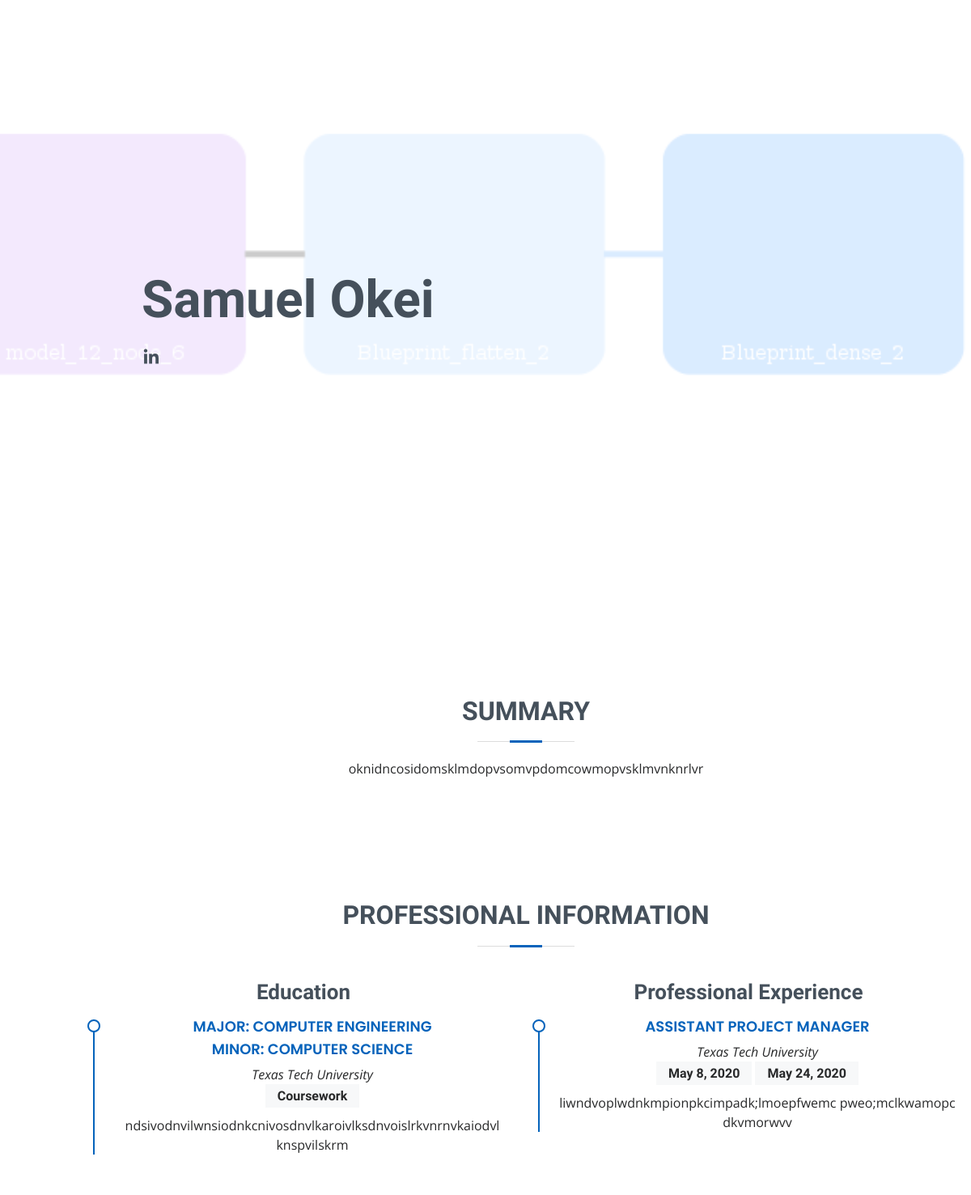
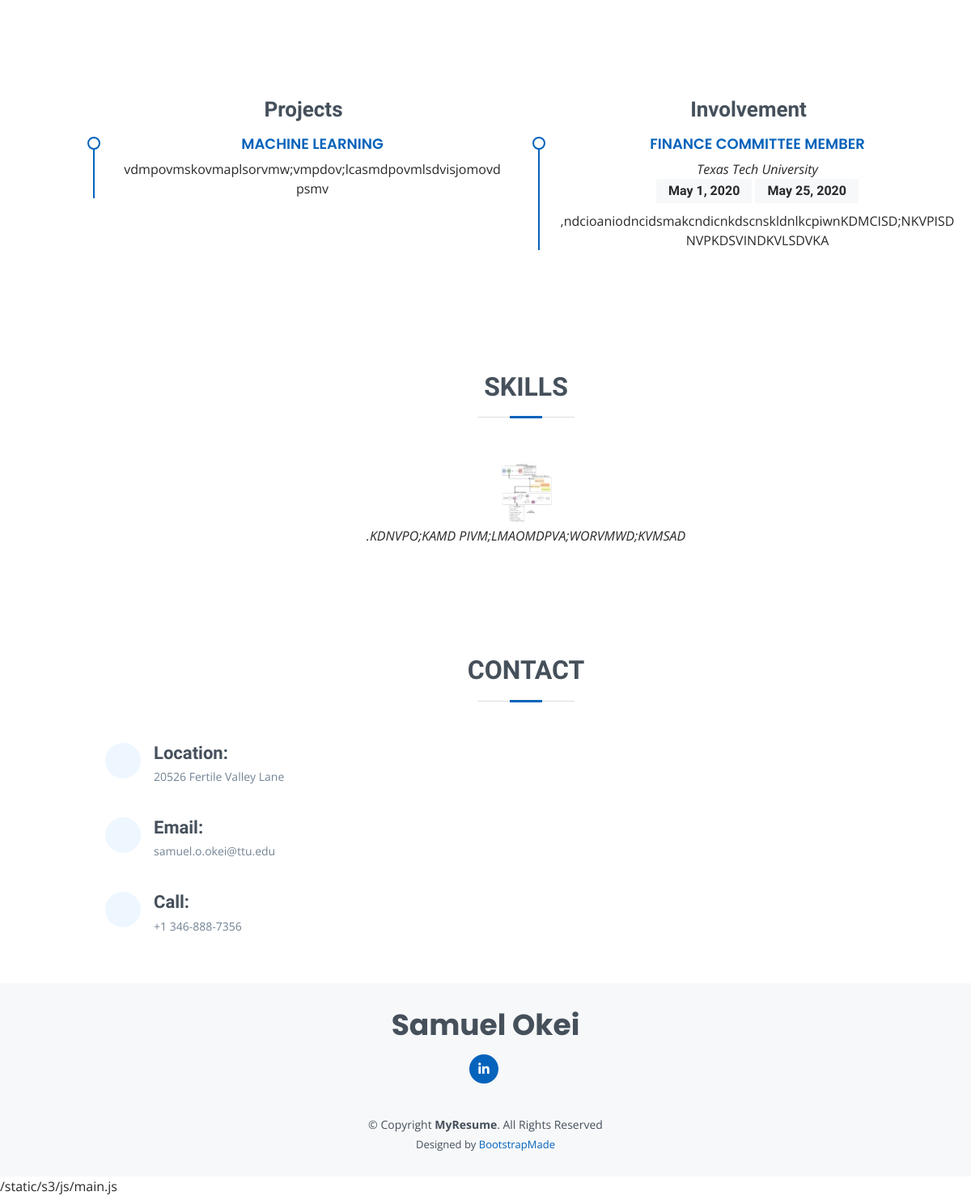
Page /1/template (signed in) on the committed database (2 pictures, top to bottom).
### resume/models.py (models this page shows)
class PersonalInfoModel(models.Model):
    user=models.ForeignKey(User,on_delete=models.CASCADE)
    profile_image = models.ImageField(blank=True, default="")
    balanced_image = models.ImageField(blank=True, default="")
    Profile = models.TextField( verbose_name="Profile")
    Name=models.CharField(max_length=30, default="")
    Number=models.IntegerField(default="")
    Email=models.EmailField(default="")
    Address=models.CharField(max_length=150,default="")
    LinkedIn=models.CharField(max_length=50,default="")
    object=ModelQuerySet.as_manager()

class EducationModel(models.Model):
    user=models.ForeignKey(User,on_delete=models.CASCADE)
    School=models.CharField(max_length=50)
    Major=models.CharField(max_length=30)
    Minor=models.CharField(max_length=30, default="")
    Coursework=models.TextField( verbose_name="Course Work")
    object=ModelQuerySet.as_manager()

class ExperienceModel(models.Model):
    user=models.ForeignKey(User,on_delete=models.CASCADE)
    Organization=models.CharField(max_length=50)
    Startdate=models.DateField(verbose_name="Start Date")
    Enddate=models.DateField(verbose_name="End Date")
    Role=models.CharField(max_length=50)
    Information=models.TextField( verbose_name="Details")
    object=ModelQuerySet.as_manager()

class ProjectModel(models.Model):
    user=models.ForeignKey(User,on_delete=models.CASCADE)
    Title=models.CharField(max_length=30,default="")
    Infromation=models.TextField(default="", verbose_name="Details")
    object=ModelQuerySet.as_manager()

class InvolvementModel(models.Model):
    user=models.ForeignKey(User,on_delete=models.CASCADE)
    Organization=models.CharField(max_length=50)
    Startdate=models.DateField(verbose_name="Start Date")
    Enddate=models.DateField(verbose_name="End Date")
    Role=models.CharField(max_length=50)
    Information=models.TextField( verbose_name= "Details")
    object=ModelQuerySet.as_manager()

class SkillModel(models.Model):
    user=models.ForeignKey(User,on_delete=models.CASCADE)
    Information=models.TextField(verbose_name= "Details")
    object=ModelQuerySet.as_manager()

### resume/views.py (the view)
# urls.py: re_path(r'^(?P<user_username>\w+)/template$',template, name="template"),
def template(request, user_username):
    person = PersonalInfoModel.object.filter(user = request.user)
    numberst = str(person.values()[0]['Number'])
    number1 = numberst[0:3]
    number2 = numberst[3:6]
    number3 = numberst[6:10]
    education = EducationModel.object.filter(user = request.user)
    experience = ExperienceModel.object.filter(user = request.user)
    project = ProjectModel.object.filter(user = request.user)
    involve = InvolvementModel.object.filter(user = request.user)
    skill = SkillModel.object.filter(user = request.user)
    template = TemplateModel.object.filter(user = request.user)
    t = TemplateModel.object.filter(user = request.user).values()[0]['Temp']
    return render(request, t+"/index.html", {'education':education,
                                                    'experience':experience,
                                                    'proj':project,
                                                    'involve':involve,
                                                    'person':person,
                                                    'skill':skill,
                                                    'temp':template,
                                                    'number1':number1,
                                                    'number2':number2,
                                                    'number3':number3,})

### resume/templates/office/index.html (shortened to what this page needs)
{% load static %}
<!DOCTYPE html>
<html lang="en">
<head>
  <link href="{% static 's3/vendor/bootstrap/css/bootstrap.min.css' %}" rel="stylesheet">
  <link href="{% static 's3/vendor/icofont/icofont.min.css' %}" rel="stylesheet">
  <link href="{% static 's3/vendor/boxicons/css/boxicons.min.css' %}" rel="stylesheet">
  <link href="{% static 's3/vendor/venobox/venobox.css' %}" rel="stylesheet">
  <link href="{% static 's3/vendor/owl.carousel/assets/owl.carousel.min.css' %}" rel="stylesheet">
  <link href="{% static 's3/vendor/aos/aos.css' %}" rel="stylesheet">
  <link href="{% static 's3/css/style.css' %}" rel="stylesheet">
</head>
<body>
  {% for p in person %}
  <section style="background-image: url( {{p.balanced_image.url}} );" id="hero" class="d-flex flex-column justify-content-center">
    <div class="container" data-aos="zoom-in" data-aos-delay="100">
      <h1> {{p.Name}} </h1>
      <div class="social-links">
        <a href=" {{p.LinkedIn}} " class="linkedin"><i class="bx bxl-linkedin"></i></a>
      </div>
    </div>
  </section>
  {% endfor %}
  <main id="main">
    <section id="about" class="about">
      <div class="container" data-aos="fade-up">
        {% for p in person %}
        <div class="section-title">
          <h2>Summary</h2>
          <p> {{p.Profile}} </p>
        </div>
        {% endfor %}
      </div>
    </section>
    <section id="resume" class="resume">
      <div class="container" data-aos="fade-up">
        <div class="section-title">
          <h2> Professional Information </h2>
        <div class="row">
          <div class="col-lg-6">
            <h3 class="resume-title">Education</h3>
            {% for e in education %}
            <div class="resume-item">
              <h4>Major: {{e.Major}} </h4>
              <h4>Minor: {{e.Minor}} </h4>
              <p><em> {{e.School}} </em></p>
              <h5> Coursework </h5>
              <div class="container">
                <p style = "word-break: break-all;">{{e.Coursework}}</p>
              </div>
            </div>
            {% endfor %}
          </div>
          <div class="col-lg-6">
            <h3 class="resume-title">Professional Experience</h3>
            {% for e in experience %}
            <div class="resume-item">
              <h4> {{e.Role}} </h4>
              <p><em> {{e.Organization}} </em></p>
              <h5> {{e.Startdate}} </h5>
              <h5> {{e.Enddate}} </h5>
              <p style = "word-break: break-all;"> {{e.Information}} </p>
            </div>
            {% endfor %}
          </div>
        </div>
      </div>
    </section>
    <section id="resume" class="resume">
      <div class="container" data-aos="fade-up">
        <div class="section-title">
        <div class="row">
          <div class="col-lg-6">
            <h3 class="resume-title">Projects</h3>
            {% for e in proj %}
            <div class="resume-item">
              <h4> {{e.Title}} </h4>
              <div class="container">
                <p style = "word-break: break-all;">{{e.Infromation}}</p>
              </div>
            </div>
            {% endfor %}
          </div>
          <div class="col-lg-6">
            <h3 class="resume-title"> Involvement </h3>
            {% for e in involve %}
            <div class="resume-item">
              <h4> {{e.Role}} </h4>
              <p><em> {{e.Organization}} </em></p>
              <h5> {{e.Startdate}} </h5>
              <h5> {{e.Enddate}} </h5>
              <p style = "word-break: break-all;"> {{e.Information}} </p>
            </div>
            {% endfor %}
          </div>
        </div>
      </div>
    </section>
    <section id="testimonials" class="testimonials section-bg">
      <div class="container" data-aos="fade-up">
        <div class="section-title">
          <h2>Skills</h2>
        </div>
        {% for s in skill %}
        <div class="owl-carousel testimonials-carousel" data-aos="zoom-in" data-aos-delay="100">
          <div class="testimonial-item">
            {% for p in person  %}
            <img src="{{ p.profile_image.url}}" class="testimonial-img" alt="">
            {% endfor %}
            <p>{{s.Information}}</p>
          </div>
        </div>
        {% endfor %}
      </div>
    </section>
    <section id="contact" class="contact">
      <div class="container" data-aos="fade-up">
        <div class="section-title">
          <h2>Contact</h2>
        </div>
        {% for p in person %}
        <div class="info">
              <div class="address col-4">
                <i class="icofont-google-map"></i>
                <h4>Location:</h4>
                <p> {{p.Address}} </p>
              </div>
              <div class="email col-4">
                <i class="icofont-envelope"></i>
                <h4>Email:</h4>
                <p> {{p.Email}} </p>
              </div>
              <div class="phone col-4">
                <i class="icofont-phone"></i>
                <h4>Call:</h4>
                <p> +1 {{number1}}-{{number2}}-{{number3}} </p>
              </div>
          </div>
          {% endfor %}
      </div>
    </section>
  </main>
  {% for p in person  %}
  <footer id="footer">
    <div class="container">
      <h3> {{p.Name}} </h3>
           <div class="social-links">
        <a href=" {{p.LinkedIn}} " class="linkedin"><i class="bx bxl-linkedin"></i></a>
      </div>
      <div class="copyright">
        &copy; Copyright <strong><span>MyResume</span></strong>. All Rights Reserved
      </div>
      <div class="credits">
        Designed by <a href="https://bootstrapmade.com/">BootstrapMade</a>
      </div>
    </div>
  </footer>
  {% endfor %}
  {% static 's3/js/main.js' %}
</body>

### resume/static/s3/css/style.css (style rules this page uses)
body { font-family: "Open Sans", sans-serif; color: #272829; }
a { color: #0563bb; }
h1, h2, h3, h4, h5, h6 { font-family: "Raleway", sans-serif; }
@media (min-width: 992px) { #main { margin-left: 100px; } }
#hero { width: 100%; height: 100vh; background: url("../img/hero-bg.jpg") top right no-repeat; background-size: cover; position: relative; }
@media (min-width: 992px) { #hero { padding-left: 160px; } }
#hero:before { content: ""; background: rgba(255, 255, 255, 0.8); position: absolute; bottom: 0; top: 0; left: 0; right: 0; }
#hero h1 { margin: 0; font-size: 64px; font-weight: 700; line-height: 56px; color: #45505b; }
#hero .social-links { margin-top: 30px; }
#hero .social-links a { font-size: 24px; display: inline-block; color: #45505b; line-height: 1; margin-right: 20px; transition: 0.3s; }
section { padding: 60px 0; overflow: hidden; }
.section-title { text-align: center; padding-bottom: 30px; }
.section-title h2 { font-size: 32px; font-weight: bold; text-transform: uppercase; margin-bottom: 20px; padding-bottom: 20px; position: relative; color: #45505b; }
.section-title h2::before { content: ''; position: absolute; display: block; width: 120px; height: 1px; background: #ddd; bottom: 1px; left: calc(50% - 60px); }
.section-title h2::after { content: ''; position: absolute; display: block; width: 40px; height: 3px; background: #0563bb; bottom: 0; left: calc(50% - 20px); }
.section-title p { margin-bottom: 0; }
.resume .resume-title { font-size: 26px; font-weight: 700; margin-top: 20px; margin-bottom: 20px; color: #45505b; }
.resume .resume-item { padding: 0 0 20px 20px; margin-top: -2px; border-left: 2px solid #0563bb; position: relative; }
.resume .resume-item h4 { line-height: 18px; font-size: 18px; font-weight: 600; text-transform: uppercase; font-family: "Poppins", sans-serif; color: #0563bb; margin-bottom: 10px; }
.resume .resume-item h5 { font-size: 16px; background: #f7f8f9; padding: 5px 15px; display: inline-block; font-weight: 600; margin-bottom: 10px; }
.resume .resume-item:last-child { padding-bottom: 0; }
.resume .resume-item::before { content: ""; position: absolute; width: 16px; height: 16px; border-radius: 50px; left: -9px; top: 0; background: #fff; border: 2px solid #0563bb; }
.testimonials .testimonial-item { text-align: center; }
.testimonials .testimonial-item .testimonial-img { width: 120px; border-radius: 50%; border: 4px solid #fff; margin: 0 auto; }
.testimonials .testimonial-item p { font-style: italic; margin: 0 auto 15px auto; }
@media (min-width: 992px) { .testimonials .testimonial-item p { width: 80%; } }
.contact .info { width: 100%; background: #fff; }
.contact .info i { font-size: 20px; color: #0563bb; float: left; width: 44px; height: 44px; background: #eef7ff; display: flex; justify-content: center; align-items: center; border-radius: 50px; transition: all 0.3s ease-in-out; }
.contact .info h4 { padding: 0 0 0 60px; font-size: 22px; font-weight: 600; margin-bottom: 5px; color: #45505b; }
.contact .info p { padding: 0 0 0 60px; margin-bottom: 0; font-size: 14px; color: #728394; }
.contact .info .email, .contact .info .phone { margin-top: 40px; }
#footer { background: #f7f8f9; color: #45505b; font-size: 14px; text-align: center; padding: 30px 0; }
#footer h3 { font-size: 36px; font-weight: 700; position: relative; font-family: "Poppins", sans-serif; padding: 0; margin: 0 0 15px 0; }
#footer .social-links { margin: 0 0 40px 0; }
#footer .social-links a { font-size: 18px; display: inline-block; background: #0563bb; color: #fff; line-height: 1; padding: 8px 0; margin-right: 4px; border-radius: 50%; text-align: center; width: 36px; height: 36px; transition: 0.3s; }
#footer .copyright { margin: 0 0 5px 0; }
#footer .credits { font-size: 13px; }

### rows in the picture
PersonalInfoModel: balanced_image (picture), Name "Samuel Okei", Profile "oknidncosidomsklmdopvsomvpdomcowmopvsklmvnknrlvr", profile_image (picture), Address "20526 Fertile Valley Lane", Email "samuel.o.okei@ttu.edu", number1 "346", number2 "888", number3 "7356"
EducationModel: Major "COMPUTER ENGINEERING", Minor "COMPUTER SCIENCE", School "Texas Tech University", Coursework "ndsivodnvilwnsiodnkcnivosdnvlkaroivlksdnvoislrkvnrnvkaiodvlknspvilskrm"
ExperienceModel: Role "ASSISTANT PROJECT MANAGER", Organization "Texas Tech University", Startdate "May 8, 2020", Enddate "May 24, 2020", Information "liwndvoplwdnkmpionpkcimpadk;lmoepfwemc pweo;mclkwamopcdkvmorwvv"
ProjectModel: Title "MACHINE LEARNING", Infromation "vdmpovmskovmaplsorvmw;vmpdov;lcasmdpovmlsdvisjomovdpsmv"
InvolvementModel: Role "FINANCE COMMITTEE MEMBER", Organization "Texas Tech University", Startdate "May 1, 2020", Enddate "May 25, 2020", Information ",ndcioaniodncidsmakcndicnkdscnskldnlkcpiwnKDMCISD;NKVPISDNVPKDSVINDKVLSDVKA"
SkillModel: Information ".KDNVPO;KAMD PIVM;LMAOMDPVA;WORVMWD;KVMSAD"
